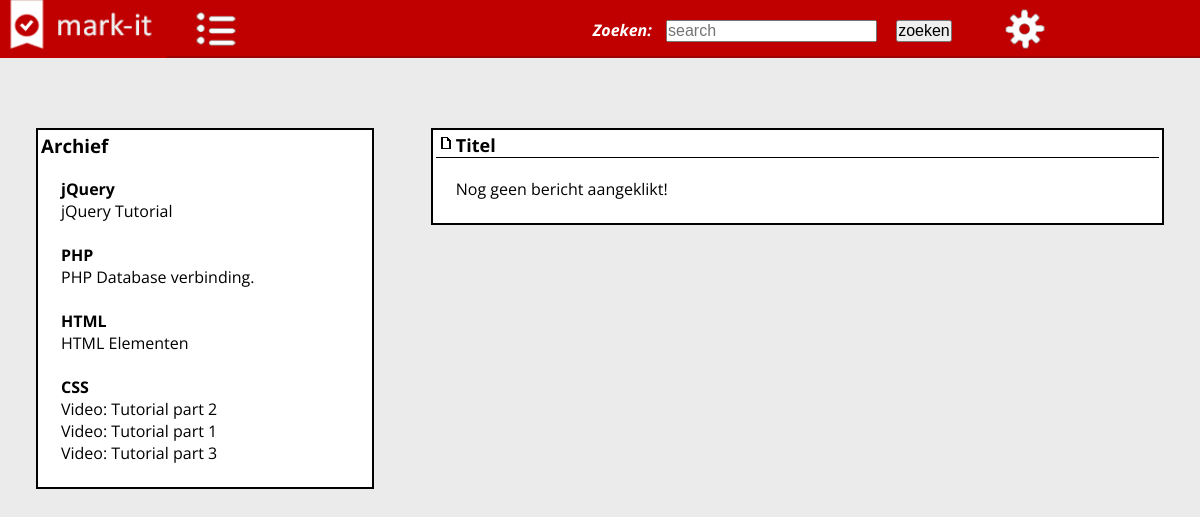
The page /article.php (signed in) on the database its author committed.
### tables this page shows
CREATE TABLE `tuts` (
  `id` int(11) NOT NULL AUTO_INCREMENT,
  `titel` varchar(255) DEFAULT NULL,
  `bericht` text,
  `type` int(11) DEFAULT NULL,
  `videolink` varchar(255) DEFAULT NULL,
  `afbeelding` varchar(255) DEFAULT NULL,
  `auteur` varchar(255) DEFAULT NULL,
  PRIMARY KEY (`id`)
);

### article.php (the view, shortened to what this page needs)
<?php
require("./template/header.php");
?>
	<div class="wrapper">
		<div class="rij1-1">
			<div class="tutorials">
		 		<h3>Archief</h3>
		 		<?php
				echo'<section class="tekst">';
			$sql = $mysqli->query("SELECT * FROM tuts WHERE type = 4") or die('error');
			if(mysqli_num_rows($sql) > 0)
			{
			echo'<dt><b>jQuery</b></dt>';
				while($row = mysqli_fetch_object($sql))
				{
				echo'<dl>';
				if($row->type == '4')
				{
		 				echo'<dd><a href="./article.php?id='.$row->id.'">'.$row->titel.'</a></dd>';
				}
				echo'</dl>';
				}
				}
				echo'<br>';
				$sql = $mysqli->query("SELECT * FROM tuts WHERE type = 3") or die('error');
			if(mysqli_num_rows($sql) > 0)
			{
		 		echo'<dt><b>PHP</b></dt>';
				while($row = mysqli_fetch_object($sql))
				{
               echo'<dl>';
				if($row->type == '3')
				{
		 				echo'<dd><a href="./article.php?id='.$row->id.'">'.$row->titel.'</a></dd>';
				}
				echo'</dl>';
				}
				}
				echo'<br>';
				$sql = $mysqli->query("SELECT * FROM tuts WHERE type = 1") or die('error');
			if(mysqli_num_rows($sql) > 0)
			{
			echo'<dt><b>HTML</b></dt>';
				while($row = mysqli_fetch_object($sql))
				{
				echo'<dl>';
				if($row->type == '1')
				{
		 				echo'<dd><a href="./article.php?id='.$row->id.'">'.$row->titel.'</a></dd>';
				}
				echo'</dl>';
				}
				}
				echo'<br>';
				$sql = $mysqli->query("SELECT * FROM tuts WHERE type = 2") or die('error');
			if(mysqli_num_rows($sql) > 0)
			{
			echo'<dt><b>CSS</b></dt>';
				while($row = mysqli_fetch_object($sql))
				{
					echo'<dl>';
				if($row->type == '2')
				{
		 				echo'<dd><a href="./article.php?id='.$row->id.'">'.$row->titel.'</a></dd>';
				}
				echo'</dl>';
				}
				echo'</section>';
				}
				?>
			</div>
		</div>
		<div class="rij2-2">
			<div class="fotos">
			<?php if(isset($_GET['id']))
			{
			    $id = Security($_GET['id']);
				$sql = $mysqli->query("SELECT * FROM tuts WHERE id = '".$id."' LIMIT 1");
				$row = mysqli_fetch_object($sql);
		 		echo'<h2>'.$row->titel.'</h2>';
				if(trim($row->videolink))
			{
			echo '<center><iframe width="532" height="315" src="'.$row->videolink.'" frameborder="0" allowfullscreen></iframe></center>';
			}
			else
			{
			echo '<div class="image"><center><img src="'.$row->afbeelding.'" style="width:200px;" alt="'.$row->titel.'"></center>	</div>';
			}
		 		echo'<div style="margin-left:100px;"><section class="tekst">'.$row->bericht.'</section></div>';
			}
			else
			{
			echo'<h2>Titel</h2>';
		 		echo'<section class="tekst">Nog geen bericht aangeklikt!</section>';
			}
			?>
			</div>
			</div>
	</div>
</body></html>

### css/style.css (style rules this page uses)
* { margin: 0; padding:0; }
body { background-color: #ebebeb; margin: auto; font-family: 'Open Sans', sans-serif; }
a { text-decoration: none; color: black; }
.wrapper { width: 94%; height: 800px; margin: auto; padding-top: 70px; }
.tutorials { -webkit-column-count:1; -moz-column-count:1; column-count:1; margin-bottom: 10px; border: 2px solid #000000; padding: 3px; background-color: white; }
.fotos { -webkit-column-count:1; -moz-column-count:1; column-count:1; margin-bottom: 10px; border: 2px solid #000000; padding: 3px; background-color: white; }
h2 { font-size: 18px; vertical-align: top; text-align: left; width: auto; border-bottom: 1px solid #000000; margin-bottom: 5px; }
h2:before { content: url('../img/add/doc2.png'); vertical-align: top; }
section.tekst { margin: 20px; }
.rij1-1 { width:30%; height:auto; float: left; margin-right: 5%; }
.rij2-2 { width:65%; height:auto; float:left; }

### rows shown on the page
tuts: titel "jQuery Tutorial"
tuts: titel "PHP Database verbinding."
tuts: titel "HTML Elementen"
tuts: titel "Video: Tutorial part 2"
tuts: titel "Video: Tutorial part 1"
tuts: titel "Video: Tutorial part 3"
